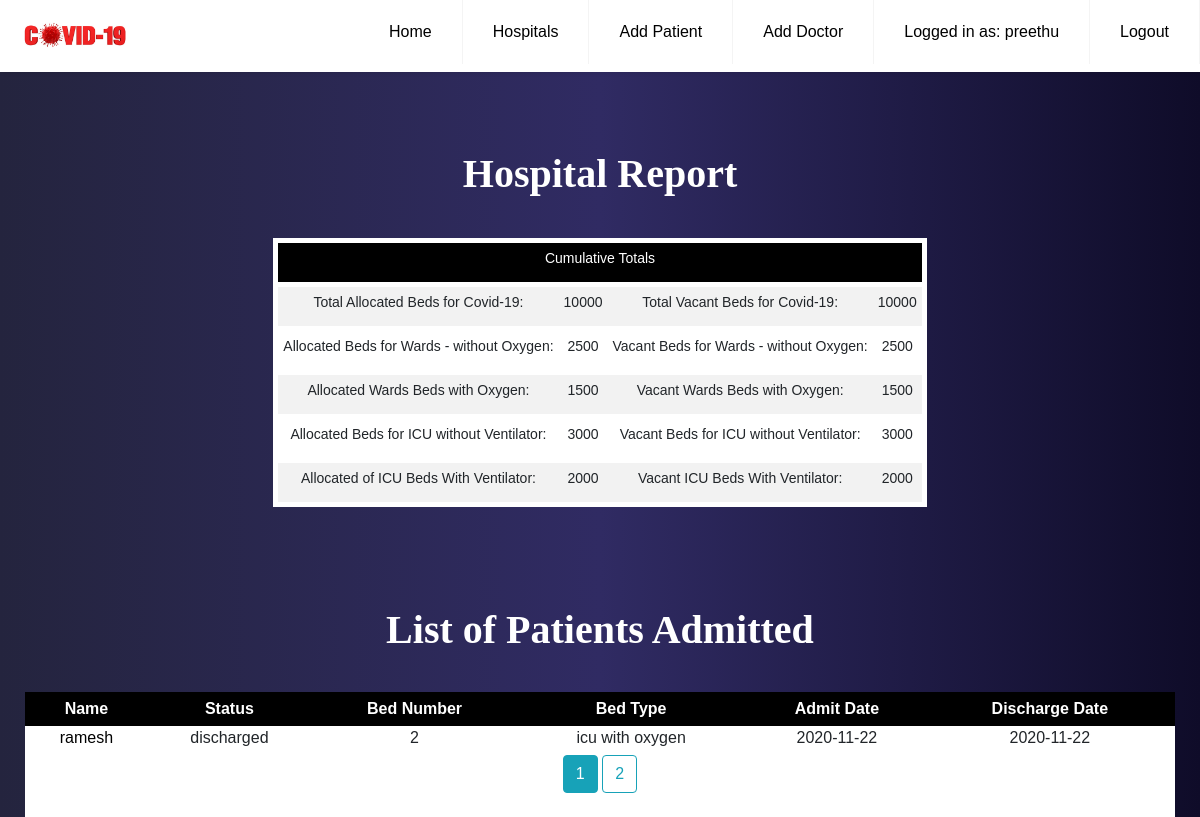
Page /patients (signed in) on the committed database.
### models.py (models this page shows, shortened)
class User(UserMixin, db.Model):
    __tablename__ = "user"
    id = db.Column(db.Integer, primary_key=True)
    name = db.Column(db.String(100), index=True, unique=True)
    password_hash = db.Column(db.String(128))
    role = db.Column(db.String(20))
    hospital_id = db.Column(db.Integer, db.ForeignKey('hospital.id'))

class Hospital(db.Model):
    __tablename__ = "hospital"
    id = db.Column(db.Integer, primary_key=True)
    name = db.Column(db.String(100), nullable=False)
    area = db.Column(db.String(100), nullable=False)
    district = db.Column(db.String(100), nullable=False)
    state = db.Column(db.String(100), nullable=False)
    phone = db.Column(db.Integer, nullable=False)
    total_beds = db.Column(db.Integer, nullable=False)
    available_beds = db.Column(db.Integer, nullable=False)
    total_ward_beds = db.Column(db.Integer, nullable=False)
    available_ward_beds = db.Column(db.Integer, nullable=False)
    total_ward_beds_with_oxygen = db.Column(db.Integer, nullable=False)
    available_ward_beds_with_oxygen = db.Column(db.Integer, nullable=False)
    total_icu_beds = db.Column(db.Integer, nullable=False)
    available_icu_beds = db.Column(db.Integer, nullable=False)
    total_icu_beds_with_oxygen = db.Column(db.Integer, nullable=False)
    available_icu_beds_with_oxygen = db.Column(db.Integer, nullable=False)
    beds = db.relationship('Bed', backref='hospital', lazy=True)
    users = db.relationship('User', backref='hospital', lazy=True)
    doctors = db.relationship('Doctor', backref='hospital', lazy=True)

class Patient(db.Model):
    __tablename__ = "patient"
    id = db.Column(db.Integer, primary_key=True)
    name = db.Column(db.String(100), nullable=False)
    age = db.Column(db.Integer, nullable=False)
    gender = db.Column(db.String(10), nullable=False)
    status = db.Column(db.String(10), nullable=False)
    admit_date = db.Column(db.DateTime, nullable=False, default=datetime.utcnow)
    discharge_date = db.Column(db.DateTime, nullable=True)
    phone = db.Column(db.Integer, nullable=False)
    address = db.Column(db.Text, nullable=False)
    blood_group = db.Column(db.String(20), nullable=False)
    bed_id = db.Column(db.Integer, db.ForeignKey('bed.id'), nullable=False)
    doctor_id = db.Column(db.Integer, db.ForeignKey('doctor.id'), nullable=False)

class Bed(db.Model):
    __tablename__ = "bed"
    id = db.Column(db.Integer, primary_key=True)
    bed_number = db.Column(db.Integer, nullable=False)
    bed_type = db.Column(db.String(100), nullable=False)
    cost = db.Column(db.Integer, nullable=False)
    hospital_id = db.Column(db.Integer, db.ForeignKey('hospital.id'), nullable=False)
    patients = db.relationship('Patient', backref='bed', lazy=True)

### app.py (the view)
@app.route('/patients')
@login_required
def patient_list():
    hospital = current_user.hospital
    page = request.args.get('page', 1, type=int)
    patients = Patient.query.join(Bed).filter(Bed.id==Patient.bed_id).join(Hospital).filter(Bed.hospital_id==Hospital.id, Hospital.id==hospital.id).order_by(Patient.admit_date.desc()).paginate(per_page=1, page=page)
    return render_template('patient.html', patients=patients, hospital=hospital)

### models.py (called while the page is built)
@login.user_loader
def load_user(id):
    return User.query.get(int(id))

### templates/patient.html
{% extends "base.html" %}
{% block navbar %}
	<li><a href="{{ url_for('hospital') }}">Hospitals</a></li>
		{% if current_user.is_authenticated %}
		<li><a href="{{ url_for('patient_add') }}">Add Patient</a></li>
		<li><a href="{{ url_for('doctor_add') }}">Add Doctor</a></li>
		<li><a href="{{ url_for('profile') }}">Logged in as: {{current_user.name}}</a></li>
		<li><a href="{{ url_for('logout') }}">Logout</a></li>
		{% endif %}
{% endblock navbar %}
{% block content %}
<div class="table__header">
	<div class="table__wrapper">
		<h1 class="label__head">Hospital Report</h1>
		<table class="table__content">
			<tr>
				<td colspan="4" class="report__head">
					<label>Cumulative Totals </label>
				</td>
			</tr>
			<tr>
				<td>
					<label>Total Allocated Beds for Covid-19: </label>
				</td>
				<td >
					<label>{{ hospital.total_beds }}</label>
				</td>
				<td>
					<label>Total Vacant Beds for Covid-19: </label>
				</td>
				<td>
					<label>{{ hospital.available_beds }}</label>
				</td>
			</tr>
			<tr>
				<td>
					<label>Allocated Beds for Wards - without Oxygen: </label>
				</td>
				<td>
					<label>{{ hospital.total_ward_beds }}</label>
				</td>
				<td>
					<label>Vacant Beds for Wards - without Oxygen: </label>
				</td>
				<td>
					<label>{{ hospital.available_ward_beds }}</label>
				</td>
			</tr>
			<tr>
				<td>
					<label>Allocated Wards Beds with Oxygen: </label>
				</td>
				<td>
					<label>{{ hospital.total_ward_beds_with_oxygen }} </label>
				</td>
				<td>
					<label>Vacant Wards Beds with Oxygen: </label>
				</td>
				<td>
					<label>{{ hospital.available_ward_beds_with_oxygen }}</label>
				</td>
			</tr>
			<tr>
				<td>
					<label>Allocated Beds for ICU without Ventilator: </label>
				</td>
				<td>
					<label>{{ hospital.total_icu_beds }}</label>
				</td>
				<td>
					<label>Vacant Beds for ICU without Ventilator: </label>
				</td>
				<td>
					<label>{{ hospital.available_icu_beds }}</label>
				</td>
			</tr>
			<tr>
				<td>
					<label>Allocated of ICU Beds With Ventilator: </label>
				</td>
				<td>
					<label>{{ hospital.total_icu_beds_with_oxygen }}</label>
				</td>
				<td>
					<label>Vacant ICU Beds With Ventilator: </label>
				</td>
				<td>
					<label>{{ hospital.available_icu_beds_with_oxygen }}</label>
				</td>
			</tr>
		</table>
	</div>
</div>
<div class="patient__header" id="tableview">
	<label class="label__head">List of Patients Admitted</label></br></br>
	<div class="patient__wrapper">
		<table class="table__box">
  <thead>
    <tr>
      <th class="th-sm">Name
      </th>
      <th class="th-sm">Status
      </th>
      <th class="th-sm">Bed Number
      </th>
      <th class="th-sm">Bed Type
      </th>
      <th class="th-sm">Admit Date
      </th>
      <th class="th-sm">Discharge Date
      </th>
    </tr>
  </thead>
  <tbody>
  {% for patient in patients.items %}
    <tr>
      <td><a href="{{ url_for('patient_update', patient_id=patient.id) }}">{{ patient.name }}</a></td>
      <td>{{ patient.status }}</td>
      <td>{{ patient.bed.bed_number }}</td>
      <td>{{ patient.bed.bed_type }}</td>
      <td>{{ patient.admit_date.strftime('%Y-%m-%d') }}</td>
        {% if patient.discharge_date %}
            <td>{{ patient.discharge_date.strftime('%Y-%m-%d') }}</td>
        {% else %}
            <td>----</td>
        {% endif %}
    </tr>
  {% endfor %}
  </tbody>
</table>
        {% for page_num in patients.iter_pages(left_edge=1, right_edge=1, left_current=1, right_current=2) %}
        {% if page_num %}
            {% if patients.page == page_num %}
                <a class="btn btn-info mb-4" href="{{ url_for('patient_list', page=page_num) }}">{{ page_num }}</a>
            {% else %}
                <a class="btn btn-outline-info mb-4" href="{{ url_for('patient_list', page=page_num) }}">{{ page_num }}</a>
            {% endif %}
        {% else %}
            ...
        {% endif %}
    {% endfor %}
	</div>
</div>
{% endblock content %}

### templates/base.html (shortened to what this page needs)
<!DOCTYPE html>
<html>
<head>
	<link rel="stylesheet" type="text/css" href="{{ url_for('static', filename='css/home.css') }}">
	<link rel="stylesheet" href="https://stackpath.bootstrapcdn.com/bootstrap/4.3.1/css/bootstrap.min.css">
	<link href="https://unpkg.com/aos@2.3.1/dist/aos.css" rel="stylesheet">
	<link rel="stylesheet" href="https://cdnjs.cloudflare.com/ajax/libs/select2/4.0.13/css/select2.min.css" />
	<link rel="stylesheet" type="text/css" href="{{ url_for('static', filename='css/patient_add.css') }}">
	<link href="{{ url_for('static', filename='css/main.css') }}" rel="stylesheet" media="all">
	<link rel="stylesheet" href="https://stackpath.bootstrapcdn.com/font-awesome/4.7.0/css/font-awesome.min.css">
</head>
<body>
<div class="navbar__main">
	<header class="header">
	<a href="{{ url_for('home') }}"><img src="{{ url_for('static', filename='img/logo.jpg') }}" class="logo"></a>
	  <ul class="menu">
		<li><a href="{{ url_for('home') }}">Home</a></li>
          {% block navbar %}
          {% endblock %}
	  </ul>
	</header>
</div>
{% block content %}
{% endblock %}
</body>
</html>

### static/css/home.css (style rules this page uses)
* { box-sizing: border-box; padding: 0; margin: 0; font-family: Verdana, Geneva, Tahoma, sans-serif; }
.navbar__main a { color: #000; }
.navbar__main .header { background-color: #fff; box-shadow: 1px 1px 4px 0 rgba(0,0,0,.1); position: fixed; width: 100%; z-index: 3; }
.navbar__main .header ul { margin: 0; padding: 0; list-style: none; overflow: hidden; background-color: #fff; }
.navbar__main .header li a { display: block; padding: 20px 20px; border-right: 1px solid #f4f4f4; text-decoration: none; }
.navbar__main .header .logo { display: block; float: left; font-size: 2em; padding: 10px 20px; text-decoration: none; }
.navbar__main .header .menu { clear: both; max-height: 0; transition: max-height .2s ease-out; }
@media (min-width: 1000px) { .navbar__main .header li { float: left; } }
@media (min-width: 1000px) { .navbar__main .header li a { padding: 20px 30px; } }
@media (min-width: 1000px) { .navbar__main .header .menu { clear: none; float: right; max-height: none; } }
.logo { height: 75%; width: 150px; }
.table__header { padding: 100px; padding-bottom: 0; text-align: center; }
.table__header .table__wrapper { display: flex; flex-direction: column; justify-content: center; }
.table__header .table__content { margin-left: auto; margin-right: auto; margin-top: 20px; text-align: center; }
.table__header .table__content tr { border: 5px solid white; }
.table__header .table__content td { border: transparent; }
.table__header td,.table__header tr { border: 2px solid black; font-size: 14px; }
.table__header td { padding: 5px; }
.patient__header { text-align: center; }
.patient__header .patient__wrapper { margin-right: 25px; margin-left: 25px; background: white; }
.patient__header .table__box { width: 100%; text-align: center; }
.patient__header th { border: 5px solid black; background: black; color: white; font-size: 16px; }
.patient__header tr { border: 5px solid white; }
.patient__header td { border: 5px solid transparent; }
.patient__header td a { color: black; }
.patient__header tr:nth-child(odd) { background: #FFF }
.patient__header .label__head { font-size: 40px; color: white; font-weight: bold; font-family: "Times New Roman", Times, serif; }
.table__header { height: 600px; }
body { width:100%; background: #0f0c29; background: -webkit-linear-gradient(to right, #24243e, #302b63, #0f0c29); background: linear-gradient(to right, #24243e, #302b63, #0f0c29); }
.table__header .report__head { background-color: black; color: white; }
.table__header tr:nth-child(even) { background-color: #f2f2f2; }
.table__header tr:nth-child(odd) { background-color:white; }
.table__header .table__wrapper { padding-top: 50px; }
.table__header .label__head { font-size: 40px; color: white; font-weight: bold; font-family: "Times New Roman", Times, serif; text-align: center; padding-bottom: 20px; }

### static/css/main.css (style rules this page uses)
.wrapper__main body, h1, h2, h3, h4, h5, h6, blockquote, p, pre, dl, dd, ol, ul, figure, hr, fieldset, legend { margin: 0; padding: 0; }

### rows in the picture
User: name "preethu"
Hospital: total_beds "10000", available_beds "10000", total_ward_beds "2500", available_ward_beds "2500", total_ward_beds_with_oxygen "1500", available_ward_beds_with_oxygen "1500", total_icu_beds "3000", available_icu_beds "3000", total_icu_beds_with_oxygen "2000", available_icu_beds_with_oxygen "2000"
Patient: name "ramesh", status "discharged", bed.bed_number "2", bed.bed_type "icu with oxygen", admit_date "2020-11-22", discharge_date "2020-11-22"

### other values in the picture
{{ page_num }} "1"
{{ page_num }} "2"
